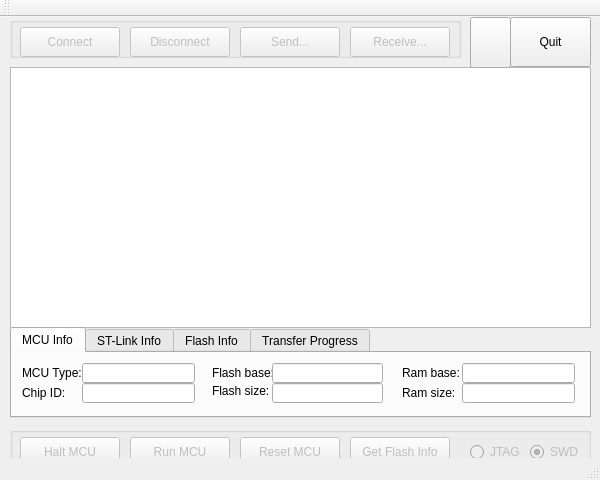
<?xml version="1.0" encoding="UTF-8"?>
<ui version="4.0">
 <class>MainWindow</class>
 <widget class="QMainWindow" name="MainWindow">
  <property name="geometry">
   <rect>
    <x>0</x>
    <y>0</y>
    <width>600</width>
    <height>480</height>
   </rect>
  </property>
  <property name="windowTitle">
   <string>QSTLink2</string>
  </property>
  <widget class="QWidget" name="centralWidget">
   <widget class="QGroupBox" name="gb_top">
    <property name="enabled">
     <bool>false</bool>
    </property>
    <property name="geometry">
     <rect>
      <x>10</x>
      <y>0</y>
      <width>451</width>
      <height>41</height>
     </rect>
    </property>
    <property name="title">
     <string/>
    </property>
    <widget class="QPushButton" name="b_connect">
     <property name="geometry">
      <rect>
       <x>10</x>
       <y>10</y>
       <width>100</width>
       <height>30</height>
      </rect>
     </property>
     <property name="text">
      <string>Connect</string>
     </property>
    </widget>
    <widget class="QPushButton" name="b_send">
     <property name="geometry">
      <rect>
       <x>230</x>
       <y>10</y>
       <width>100</width>
       <height>30</height>
      </rect>
     </property>
     <property name="text">
      <string>Send...</string>
     </property>
    </widget>
    <widget class="QPushButton" name="b_receive">
     <property name="geometry">
      <rect>
       <x>340</x>
       <y>10</y>
       <width>100</width>
       <height>30</height>
      </rect>
     </property>
     <property name="text">
      <string>Receive...</string>
     </property>
    </widget>
    <widget class="QPushButton" name="b_disconnect">
     <property name="geometry">
      <rect>
       <x>120</x>
       <y>10</y>
       <width>100</width>
       <height>30</height>
      </rect>
     </property>
     <property name="text">
      <string>Disconnect</string>
     </property>
    </widget>
   </widget>
   <widget class="QPlainTextEdit" name="t_log">
    <property name="geometry">
     <rect>
      <x>10</x>
      <y>50</y>
      <width>581</width>
      <height>261</height>
     </rect>
    </property>
    <property name="font">
     <font>
      <family>Courier New</family>
      <pointsize>10</pointsize>
      <weight>50</weight>
      <bold>false</bold>
     </font>
    </property>
    <property name="undoRedoEnabled">
     <bool>false</bool>
    </property>
    <property name="readOnly">
     <bool>true</bool>
    </property>
   </widget>
   <widget class="QPushButton" name="b_quit">
    <property name="geometry">
     <rect>
      <x>510</x>
      <y>0</y>
      <width>81</width>
      <height>50</height>
     </rect>
    </property>
    <property name="text">
     <string>Quit</string>
    </property>
   </widget>
   <widget class="QGroupBox" name="gb_bottom">
    <property name="enabled">
     <bool>false</bool>
    </property>
    <property name="geometry">
     <rect>
      <x>10</x>
      <y>410</y>
      <width>581</width>
      <height>41</height>
     </rect>
    </property>
    <property name="title">
     <string/>
    </property>
    <widget class="QPushButton" name="b_halt">
     <property name="geometry">
      <rect>
       <x>10</x>
       <y>10</y>
       <width>100</width>
       <height>30</height>
      </rect>
     </property>
     <property name="text">
      <string>Halt MCU</string>
     </property>
    </widget>
    <widget class="QPushButton" name="b_run">
     <property name="geometry">
      <rect>
       <x>120</x>
       <y>10</y>
       <width>100</width>
       <height>30</height>
      </rect>
     </property>
     <property name="text">
      <string>Run MCU</string>
     </property>
    </widget>
    <widget class="QPushButton" name="b_reset">
     <property name="geometry">
      <rect>
       <x>230</x>
       <y>10</y>
       <width>100</width>
       <height>30</height>
      </rect>
     </property>
     <property name="text">
      <string>Reset MCU</string>
     </property>
    </widget>
    <widget class="QRadioButton" name="r_jtag">
     <property name="geometry">
      <rect>
       <x>460</x>
       <y>10</y>
       <width>60</width>
       <height>30</height>
      </rect>
     </property>
     <property name="text">
      <string>JTAG</string>
     </property>
    </widget>
    <widget class="QRadioButton" name="r_swd">
     <property name="geometry">
      <rect>
       <x>520</x>
       <y>10</y>
       <width>60</width>
       <height>30</height>
      </rect>
     </property>
     <property name="text">
      <string>SWD</string>
     </property>
     <property name="checked">
      <bool>true</bool>
     </property>
    </widget>
    <widget class="QPushButton" name="b_getMCU">
     <property name="geometry">
      <rect>
       <x>340</x>
       <y>10</y>
       <width>100</width>
       <height>30</height>
      </rect>
     </property>
     <property name="text">
      <string>Get Flash Info</string>
     </property>
    </widget>
   </widget>
   <widget class="QTabWidget" name="tabw_info">
    <property name="geometry">
     <rect>
      <x>10</x>
      <y>310</y>
      <width>581</width>
      <height>91</height>
     </rect>
    </property>
    <property name="currentIndex">
     <number>0</number>
    </property>
    <widget class="QWidget" name="tab_mcu">
     <attribute name="title">
      <string>MCU Info</string>
     </attribute>
     <widget class="QLabel" name="l_type">
      <property name="geometry">
       <rect>
        <x>10</x>
        <y>10</y>
        <width>71</width>
        <height>20</height>
       </rect>
      </property>
      <property name="text">
       <string>MCU Type:</string>
      </property>
     </widget>
     <widget class="QLabel" name="l_chipid">
      <property name="geometry">
       <rect>
        <x>10</x>
        <y>30</y>
        <width>71</width>
        <height>20</height>
       </rect>
      </property>
      <property name="text">
       <string>Chip ID:</string>
      </property>
     </widget>
     <widget class="QLineEdit" name="le_type">
      <property name="geometry">
       <rect>
        <x>70</x>
        <y>10</y>
        <width>113</width>
        <height>20</height>
       </rect>
      </property>
      <property name="readOnly">
       <bool>true</bool>
      </property>
     </widget>
     <widget class="QLineEdit" name="le_chipid">
      <property name="geometry">
       <rect>
        <x>70</x>
        <y>30</y>
        <width>113</width>
        <height>20</height>
       </rect>
      </property>
      <property name="readOnly">
       <bool>true</bool>
      </property>
     </widget>
     <widget class="QLabel" name="l_flashbase">
      <property name="geometry">
       <rect>
        <x>200</x>
        <y>10</y>
        <width>71</width>
        <height>20</height>
       </rect>
      </property>
      <property name="text">
       <string>Flash base:</string>
      </property>
     </widget>
     <widget class="QLabel" name="l_flashsize">
      <property name="geometry">
       <rect>
        <x>200</x>
        <y>30</y>
        <width>71</width>
        <height>16</height>
       </rect>
      </property>
      <property name="text">
       <string>Flash size:</string>
      </property>
     </widget>
     <widget class="QLineEdit" name="le_flashbase">
      <property name="geometry">
       <rect>
        <x>260</x>
        <y>10</y>
        <width>111</width>
        <height>20</height>
       </rect>
      </property>
      <property name="readOnly">
       <bool>true</bool>
      </property>
     </widget>
     <widget class="QLineEdit" name="le_flashsize">
      <property name="geometry">
       <rect>
        <x>260</x>
        <y>30</y>
        <width>111</width>
        <height>20</height>
       </rect>
      </property>
      <property name="readOnly">
       <bool>true</bool>
      </property>
     </widget>
     <widget class="QLabel" name="l_ramsize">
      <property name="geometry">
       <rect>
        <x>390</x>
        <y>30</y>
        <width>61</width>
        <height>20</height>
       </rect>
      </property>
      <property name="text">
       <string>Ram size:</string>
      </property>
     </widget>
     <widget class="QLabel" name="l_rambase">
      <property name="geometry">
       <rect>
        <x>390</x>
        <y>10</y>
        <width>61</width>
        <height>20</height>
       </rect>
      </property>
      <property name="text">
       <string>Ram base:</string>
      </property>
     </widget>
     <widget class="QLineEdit" name="le_ramsize">
      <property name="geometry">
       <rect>
        <x>450</x>
        <y>30</y>
        <width>113</width>
        <height>20</height>
       </rect>
      </property>
      <property name="readOnly">
       <bool>true</bool>
      </property>
     </widget>
     <widget class="QLineEdit" name="le_rambase">
      <property name="geometry">
       <rect>
        <x>450</x>
        <y>10</y>
        <width>113</width>
        <height>20</height>
       </rect>
      </property>
      <property name="readOnly">
       <bool>true</bool>
      </property>
     </widget>
    </widget>
    <widget class="QWidget" name="tab_stlink">
     <attribute name="title">
      <string>ST-Link Info</string>
     </attribute>
     <widget class="QLabel" name="l_stlver">
      <property name="geometry">
       <rect>
        <x>40</x>
        <y>20</y>
        <width>56</width>
        <height>20</height>
       </rect>
      </property>
      <property name="text">
       <string>Version:</string>
      </property>
     </widget>
     <widget class="QLabel" name="l_jtagver">
      <property name="geometry">
       <rect>
        <x>210</x>
        <y>20</y>
        <width>81</width>
        <height>20</height>
       </rect>
      </property>
      <property name="text">
       <string>JTAG Version:</string>
      </property>
     </widget>
     <widget class="QLabel" name="l_swimver">
      <property name="geometry">
       <rect>
        <x>400</x>
        <y>20</y>
        <width>91</width>
        <height>20</height>
       </rect>
      </property>
      <property name="text">
       <string>SWIM Version:</string>
      </property>
     </widget>
     <widget class="QLineEdit" name="le_stlver">
      <property name="geometry">
       <rect>
        <x>90</x>
        <y>20</y>
        <width>51</width>
        <height>20</height>
       </rect>
      </property>
      <property name="readOnly">
       <bool>true</bool>
      </property>
     </widget>
     <widget class="QLineEdit" name="le_jtagver">
      <property name="geometry">
       <rect>
        <x>290</x>
        <y>20</y>
        <width>51</width>
        <height>20</height>
       </rect>
      </property>
      <property name="readOnly">
       <bool>true</bool>
      </property>
     </widget>
     <widget class="QLineEdit" name="le_swimver">
      <property name="geometry">
       <rect>
        <x>490</x>
        <y>20</y>
        <width>51</width>
        <height>20</height>
       </rect>
      </property>
      <property name="readOnly">
       <bool>true</bool>
      </property>
     </widget>
    </widget>
    <widget class="QWidget" name="tab_flash">
     <attribute name="title">
      <string>Flash Info</string>
     </attribute>
     <widget class="QLabel" name="l_readpr">
      <property name="geometry">
       <rect>
        <x>100</x>
        <y>20</y>
        <width>111</width>
        <height>20</height>
       </rect>
      </property>
      <property name="text">
       <string>Read Protection:</string>
      </property>
     </widget>
     <widget class="QLabel" name="l_writepr">
      <property name="geometry">
       <rect>
        <x>320</x>
        <y>20</y>
        <width>101</width>
        <height>20</height>
       </rect>
      </property>
      <property name="text">
       <string>Write Protection:</string>
      </property>
     </widget>
     <widget class="QLineEdit" name="le_readpr">
      <property name="geometry">
       <rect>
        <x>200</x>
        <y>20</y>
        <width>51</width>
        <height>20</height>
       </rect>
      </property>
     </widget>
     <widget class="QLineEdit" name="le_writepr">
      <property name="geometry">
       <rect>
        <x>420</x>
        <y>20</y>
        <width>51</width>
        <height>20</height>
       </rect>
      </property>
     </widget>
    </widget>
    <widget class="QWidget" name="tab_progress">
     <attribute name="title">
      <string>Transfer Progress</string>
     </attribute>
     <widget class="QProgressBar" name="pgb_transfer">
      <property name="geometry">
       <rect>
        <x>10</x>
        <y>30</y>
        <width>471</width>
        <height>28</height>
       </rect>
      </property>
      <property name="value">
       <number>0</number>
      </property>
     </widget>
     <widget class="QLabel" name="l_progress">
      <property name="geometry">
       <rect>
        <x>10</x>
        <y>0</y>
        <width>551</width>
        <height>30</height>
       </rect>
      </property>
      <property name="text">
       <string>No transfer in progress</string>
      </property>
      <property name="alignment">
       <set>Qt::AlignCenter</set>
      </property>
     </widget>
     <widget class="QPushButton" name="b_stop">
      <property name="enabled">
       <bool>true</bool>
      </property>
      <property name="geometry">
       <rect>
        <x>490</x>
        <y>30</y>
        <width>80</width>
        <height>28</height>
       </rect>
      </property>
      <property name="text">
       <string>Stop</string>
      </property>
     </widget>
    </widget>
   </widget>
   <widget class="QPushButton" name="b_help">
    <property name="geometry">
     <rect>
      <x>470</x>
      <y>0</y>
      <width>41</width>
      <height>51</height>
     </rect>
    </property>
    <property name="text">
     <string/>
    </property>
    <property name="icon">
     <iconset resource="ressources.qrc">
      <normaloff>:/images/icon-questionmark.png</normaloff>:/images/icon-questionmark.png</iconset>
    </property>
   </widget>
  </widget>
  <widget class="QToolBar" name="mainToolBar">
   <attribute name="toolBarArea">
    <enum>TopToolBarArea</enum>
   </attribute>
   <attribute name="toolBarBreak">
    <bool>false</bool>
   </attribute>
  </widget>
  <widget class="QStatusBar" name="statusBar"/>
 </widget>
 <layoutdefault spacing="6" margin="11"/>
 <resources>
  <include location="ressources.qrc"/>
 </resources>
 <connections>
  <connection>
   <sender>b_quit</sender>
   <signal>clicked()</signal>
   <receiver>MainWindow</receiver>
   <slot>close()</slot>
   <hints>
    <hint type="sourcelabel">
     <x>529</x>
     <y>53</y>
    </hint>
    <hint type="destinationlabel">
     <x>299</x>
     <y>239</y>
    </hint>
   </hints>
  </connection>
  <connection>
   <sender>b_quit</sender>
   <signal>clicked()</signal>
   <receiver>b_stop</receiver>
   <slot>click()</slot>
   <hints>
    <hint type="sourcelabel">
     <x>529</x>
     <y>32</y>
    </hint>
    <hint type="destinationlabel">
     <x>543</x>
     <y>386</y>
    </hint>
   </hints>
  </connection>
 </connections>
</ui>
